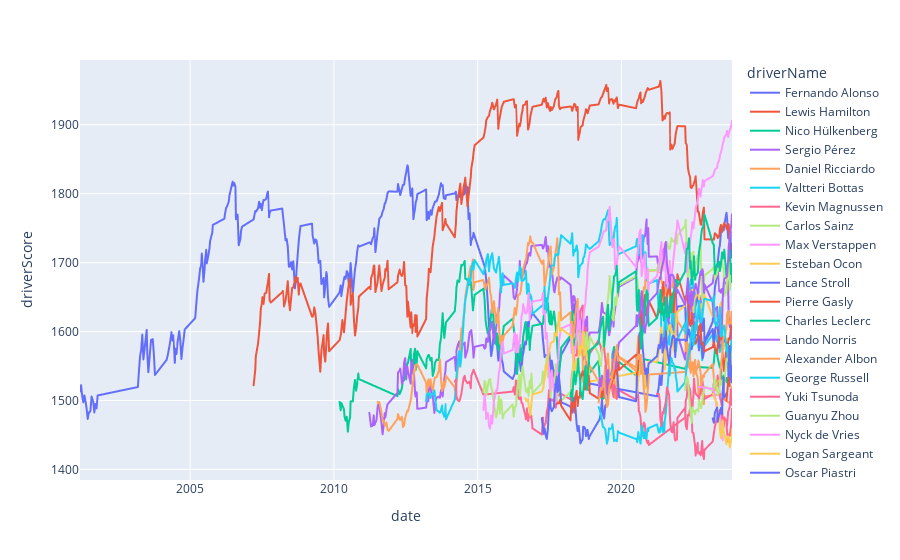

Source (notebook cell):
### Markdown cell above
## Data visualisation

### Code cell
cur_dri = set(vis_df.loc[vis_df["year"] == 2023, "driverId"])
cur_df = vis_df[vis_df["driverId"].isin(cur_dri)]

px.line(cur_df, x="date", y="driverScore", color="driverName")
